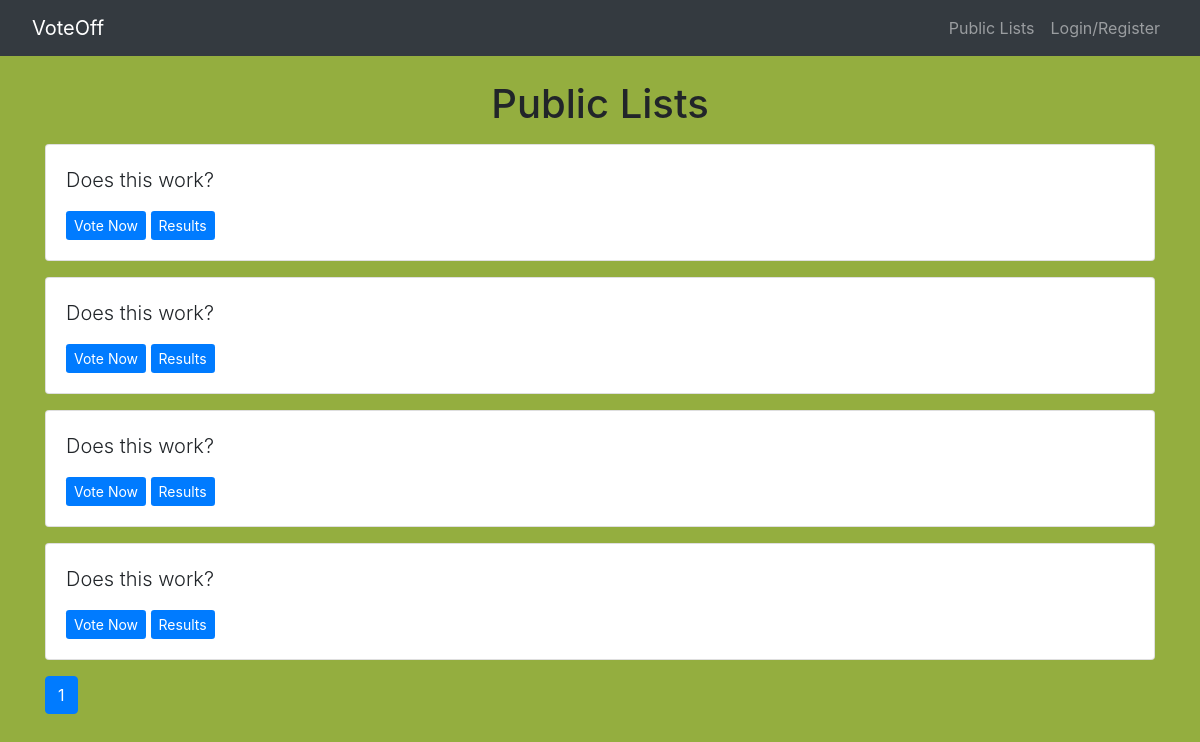
Before: /lists/ with the older database file.
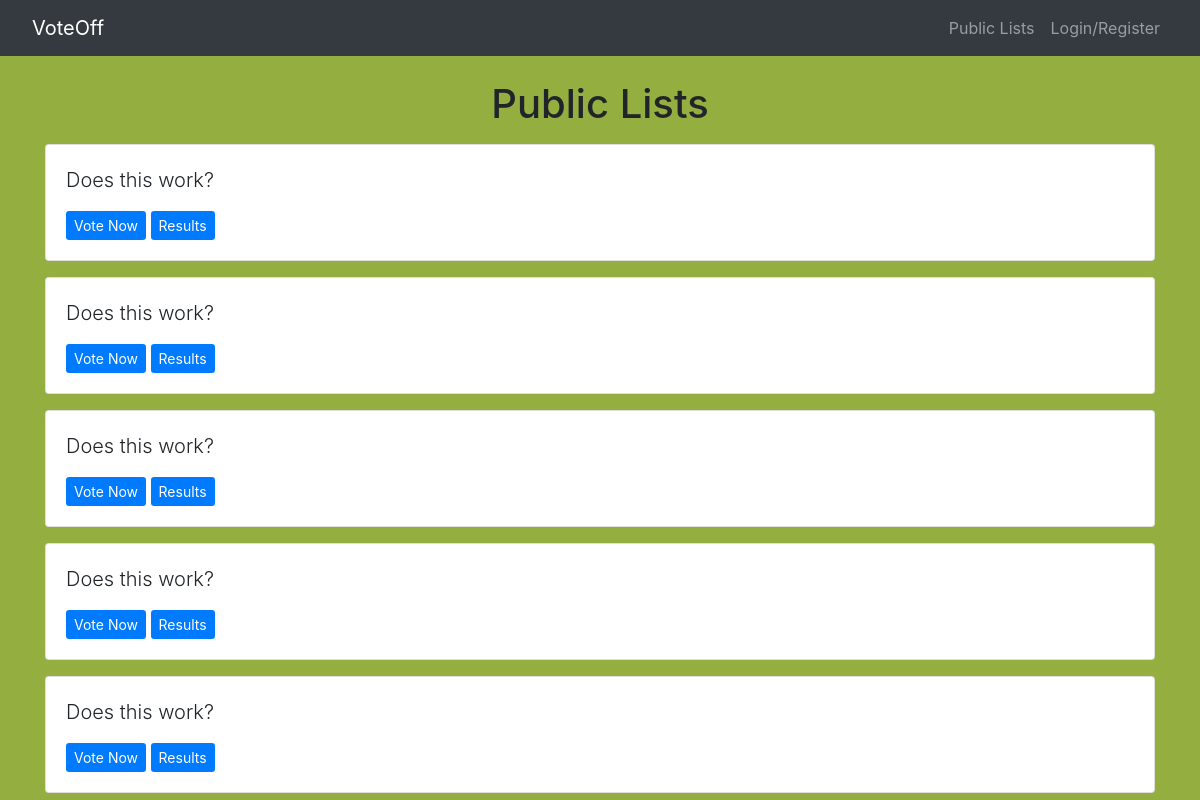
After: the same page with the newer database file.
### lists/models.py (models this page shows, shortened)
class Question(models.Model):
    question_text = models.CharField(max_length=200)
    pub_date = models.DateTimeField(auto_now_add=True)
    public = models.BooleanField(default=False)
    creator = models.ForeignKey(User, on_delete=models.CASCADE)

### lists/views.py (the view)
# urls.py: path('lists/', views.index, name='index'),
def index(request):
    user_questions = Question.objects.filter(public=True)
    latest_question_list = user_questions.all().order_by('-pub_date')
    paginator = Paginator(latest_question_list, 5)
    try:
        page = int(request.GET.get('page', '1'))
    except:
        page = 1
    try:
        questions = paginator.page(page)
    except:
        questions = paginator.page(paginator.num_pages)
    return render(request, 'lists/index.html', {'questions': questions})

### lists/templates/lists/index.html (shortened to what this page needs)
{% extends 'base.html' %}
{% load static %}
{% block extrahead %}
<link rel="stylesheet" type="text/css" href="{% static 'css/lists.css' %}">
{% endblock %}
{% block content %}
<h1 class="text-center mb-3">Public Lists</h1>
{% if questions %}
    {% for question in questions.object_list %}
        <div class="card mb-3">
            <div class="card-body">
                <p class="lead">{{ question.question_text }}</p>
                <a type="button" href="{% url 'lists:detail' question.id %}" class="btn-primary btn-sm">Vote Now</a>
                <a type="button" href="{% url 'lists:results' question.id %}" class="btn-primary btn-sm">Results</a>
            </div>
        </div>
    {% endfor %}
{% else %}
    <p>No lists available</p>
{% endif %}
<nav>
    <ul class="pagination">
    {% for pg in questions.paginator.page_range %}
        {% if questions.number == pg %}
            <li class="page-item active"><a class="page-link" href="?page={{ pg }}">{{ pg }}</a></li>
        {% else %}
            <li class="page-item"><a class="page-link" href="?page={{ pg }}">{{ pg }}</a></li>
        {% endif %}
    {% endfor %}
    </ul>
</nav>
{% endblock %}

### templates/base.html (shortened to what this page needs)
{% load static %}
<!DOCTYPE html>
<html lang="en">
<head>
    <link rel="stylesheet" href="https://stackpath.bootstrapcdn.com/bootstrap/4.4.1/css/bootstrap.min.css"
>
    {% block extrahead %}{% endblock %}
    <link rel="stylesheet" type="text/css" href="{% static 'css/base.css' %}">
</head>
<body>
    {% include 'partials/_navbar.html' %}
    <div class="general-background">
        <div class="container">
            {% block content %}{% endblock %}
        </div>
    </div>
</body>
</html>

### templates/partials/_navbar.html (shortened to what this page needs)
<nav class="navbar fixed-top navbar-dark bg-dark navbar-expand-sm navbar-content">
        <a class="navbar-brand" href='/'>VoteOff</a>
        <div class="collapse navbar-collapse" id="navbarTogglerDemo01">
        <ul class="navbar-nav ml-auto">
                <li class="nav-item">
                        <a class="nav-link" href="/lists/">Public Lists</a>
                </li>
                {% if user.is_authenticated %}
                        <li class="nav-item dropdown">
                                <a class="nav-link dropdown-toggle" href="#" data-toggle="dropdown">{{ user.username }}</a>
                                <div class="dropdown-menu dropdown-menu-right">
                                        <a class="dropdown-item" href="/lists/create">Create</a>
                                        <a href="/lists/mylists" class="dropdown-item">MyLists</a>
                                        {% if user.is_superuser %}
                                        <a href="/admin" class="dropdown-item">Admin</a>
                                        {% endif %}
                                        <div class="dropdown-divider"></div>
                                        <a href="#" class="dropdown-item" onClick="document.getElementById('logoutform').submit()">Logout</a>
                                        <form id="logoutform" action="{% url 'lists:logoutuser' %}" method="POST">
                                                {% csrf_token %}
                                                <input type="hidden">
                                        </form>
                                </div>
                        </li>
                {% else %}
                        <li class="nav-item">
                                <a class="nav-link" href="{% url 'lists:loginuser' %}">Login/Register</a>
                        </li>
                {% endif %}
        </ul>
        </div>
</nav>

### static/css/base.css (style rules this page uses)
.general-background { padding-top: 5rem; background-color: #94ae3f; width: 100%; height: 100%; position: fixed; }
.navbar-content { padding-left: 2rem; padding-right: 2rem; }

Changed rows visible on the page:
added Question: question_text "Does this work?"
Other visible differences:
list line gone: "1"
